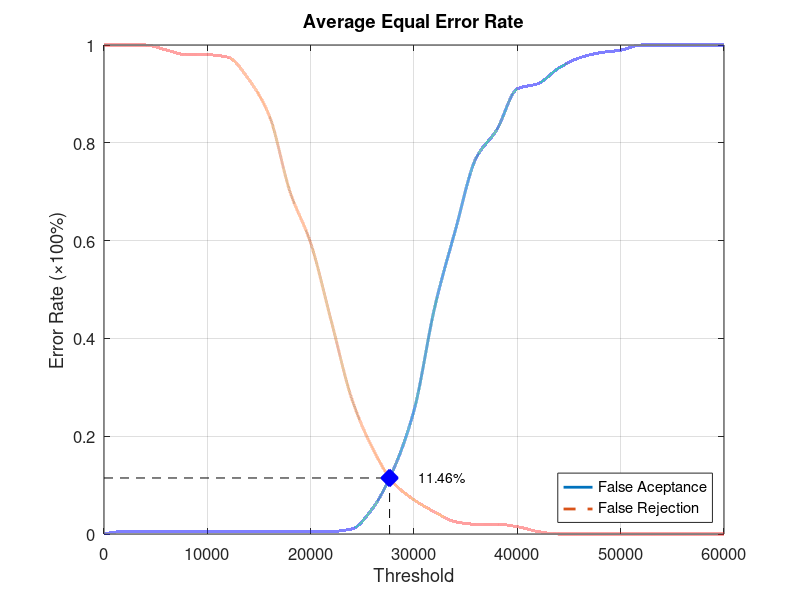
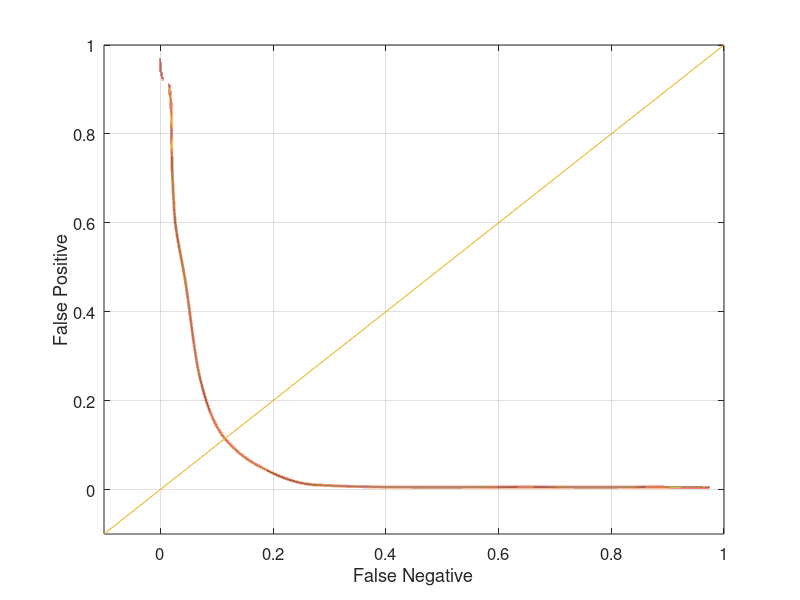

Here is the MATLAB script that generated these plots, in order:
function yEER = Database2_1
close all;
clear;
clc;
x = 0:2000:60000;
xq = 0:0.5:60000;

y0 = [0 0.00526316 0.00526316 0.00526316 0.00526316 0.00526316 0.00526316 0.00526316 0.00526316 0.00526316 0.00526316 0.00526316 0.0105263 0.0526316 0.131579 0.252632 0.463158 0.621053 0.768421 0.826316 0.910526 0.921053 0.952632 0.973684 0.984211 0.989474 1 1 1 1 1];
yy0 = interp1(x, y0, xq, 'pchip');
y1 = [1 1 1 0.99 0.98 0.98 0.975 0.93 0.855 0.7 0.595 0.435 0.275 0.175 0.105 0.07 0.045 0.025 0.02 0.02 0.015 0.005 0 0 0 0 0 0 0 0 0];
yy1 = interp1(x, y1, xq, 'pchip');

% Calculating EER: 
y2 = abs(y0 - y1);
find(y2 == min(y2))
yy2 = abs(yy0 - yy1);
xEER = find(yy2 == min(yy2));
xEERIndex = xq(xEER) % X-axis EER
yEER = yy0(xEER) % Y-axis EER

main = figure
plot(xq, yy0,'-','LineWidth', 2);	hold on
plot(xq, yy1,'--','LineWidth', 2);	hold on
plot([xEERIndex xEERIndex], [0 yEER], 'k--');	hold on
plot([0 xEERIndex], [yEER yEER], 'k--');	hold on
plot(xEERIndex, yEER, 'bx', 'LineWidth', 10);	hold on
text(xEERIndex + 10 * xEERIndex / 100, yEER, [num2str(round((10000 * yEER)) / 100) '%'])
legend('False Aceptance', 'False Rejection', 'Location', 'SouthEast')
xlabel('Threshold')
ylabel('Error Rate (\times100%)')
title('Average Equal Error Rate')
set(gca, 'FontSize', 12)
axis([0 60000 0 1])
grid on

print(main, 'Database2_1Main', '-dpng');
FNRxFPR = figure('Color', [1 1 1]);
plot(yy1, yy0, '-', yy1, yy0, 'LineWidth', 2);
hold on
y = -0.1:0.1:1
plot(y, y); 
set(gca, 'FontSize', 12)
xlabel('False Negative')
ylabel('False Positive')
axis([-0.1 1 -0.1 1])
set(gca, 'FontSize', 12)
grid on

print(FNRxFPR, 'Database2_1FNRxFPR','-dpng');
end
